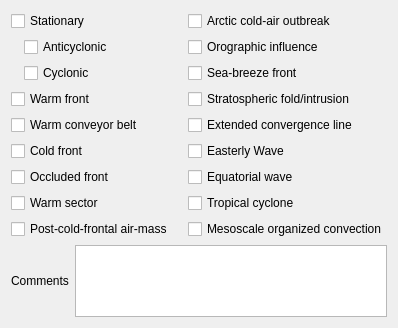
          <widget class="QWidget" name="page_4">
           <property name="geometry">
            <rect>
             <x>0</x>
             <y>0</y>
             <width>398</width>
             <height>328</height>
            </rect>
           </property>
           <attribute name="label">
            <string>Atmospheric Synoptic Features</string>
           </attribute>
           <layout class="QVBoxLayout" name="verticalLayout_15">
            <item>
             <layout class="QHBoxLayout" name="horizontalLayout_22">
              <item>
               <layout class="QVBoxLayout" name="verticalLayout_13">
                <item>
                 <widget class="QCheckBox" name="stationaryCheck">
                  <property name="text">
                   <string>Stationary</string>
                  </property>
                 </widget>
                </item>
                <item>
                 <layout class="QHBoxLayout" name="horizontalLayout_19">
                  <item>
                   <spacer name="horizontalSpacer_15">
                    <property name="orientation">
                     <enum>Qt::Horizontal</enum>
                    </property>
                    <property name="sizeType">
                     <enum>QSizePolicy::Maximum</enum>
                    </property>
                    <property name="sizeHint" stdset="0">
                     <size>
                      <width>13</width>
                      <height>17</height>
                     </size>
                    </property>
                   </spacer>
                  </item>
                  <item>
                   <widget class="QCheckBox" name="stationaryAnticyclonicCheck">
                    <property name="text">
                     <string>Anticyclonic</string>
                    </property>
                   </widget>
                  </item>
                 </layout>
                </item>
                <item>
                 <layout class="QHBoxLayout" name="horizontalLayout_20">
                  <item>
                   <spacer name="horizontalSpacer_16">
                    <property name="orientation">
                     <enum>Qt::Horizontal</enum>
                    </property>
                    <property name="sizeType">
                     <enum>QSizePolicy::Maximum</enum>
                    </property>
                    <property name="sizeHint" stdset="0">
                     <size>
                      <width>13</width>
                      <height>17</height>
                     </size>
                    </property>
                   </spacer>
                  </item>
                  <item>
                   <widget class="QCheckBox" name="stationaryCyclonicCheck">
                    <property name="text">
                     <string>Cyclonic</string>
                    </property>
                   </widget>
                  </item>
                 </layout>
                </item>
                <item>
                 <widget class="QCheckBox" name="warmFrontCheck">
                  <property name="text">
                   <string>Warm front</string>
                  </property>
                 </widget>
                </item>
                <item>
                 <widget class="QCheckBox" name="warmConveyorBeltCheck">
                  <property name="text">
                   <string>Warm conveyor belt</string>
                  </property>
                 </widget>
                </item>
                <item>
                 <widget class="QCheckBox" name="coldFrontCheck">
                  <property name="text">
                   <string>Cold front</string>
                  </property>
                 </widget>
                </item>
                <item>
                 <widget class="QCheckBox" name="occludedFrontCheck">
                  <property name="text">
                   <string>Occluded front</string>
                  </property>
                 </widget>
                </item>
                <item>
                 <widget class="QCheckBox" name="warmSectorCheck">
                  <property name="text">
                   <string>Warm sector</string>
                  </property>
                 </widget>
                </item>
                <item>
                 <widget class="QCheckBox" name="postColdFrontalAirMassCheck">
                  <property name="text">
                   <string>Post-cold-frontal air-mass</string>
                  </property>
                 </widget>
                </item>
               </layout>
              </item>
              <item>
               <layout class="QVBoxLayout" name="verticalLayout_14">
                <item>
                 <widget class="QCheckBox" name="arcticColdAirOutbreakCheck">
                  <property name="text">
                   <string>Arctic cold-air outbreak</string>
                  </property>
                 </widget>
                </item>
                <item>
                 <widget class="QCheckBox" name="orographicInfluenceCheck">
                  <property name="text">
                   <string>Orographic influence</string>
                  </property>
                 </widget>
                </item>
                <item>
                 <widget class="QCheckBox" name="seaBreezeFrontCheck">
                  <property name="text">
                   <string>Sea-breeze front</string>
                  </property>
                 </widget>
                </item>
                <item>
                 <widget class="QCheckBox" name="stratosphericFoldCheck">
                  <property name="text">
                   <string>Stratospheric fold/intrusion</string>
                  </property>
                 </widget>
                </item>
                <item>
                 <widget class="QCheckBox" name="extendedConvergenceLineCheck">
                  <property name="text">
                   <string>Extended convergence line</string>
                  </property>
                 </widget>
                </item>
                <item>
                 <widget class="QCheckBox" name="easterlyWaveCheck">
                  <property name="text">
                   <string>Easterly Wave</string>
                  </property>
                 </widget>
                </item>
                <item>
                 <widget class="QCheckBox" name="equatorialWaveCheck">
                  <property name="text">
                   <string>Equatorial wave</string>
                  </property>
                 </widget>
                </item>
                <item>
                 <widget class="QCheckBox" name="tropicalCycloneCheck">
                  <property name="text">
                   <string>Tropical cyclone</string>
                  </property>
                 </widget>
                </item>
                <item>
                 <widget class="QCheckBox" name="mesoscaleOrganizedConvectionCheck">
                  <property name="text">
                   <string>Mesoscale organized convection</string>
                  </property>
                 </widget>
                </item>
               </layout>
              </item>
             </layout>
            </item>
            <item>
             <layout class="QHBoxLayout" name="horizontalLayout_21">
              <item>
               <widget class="QLabel" name="label_16">
                <property name="text">
                 <string>Comments</string>
                </property>
               </widget>
              </item>
              <item>
               <widget class="QTextEdit" name="AFOtherTextBox">
                <property name="maximumSize">
                 <size>
                  <width>16777215</width>
                  <height>75</height>
                 </size>
                </property>
               </widget>
              </item>
             </layout>
            </item>
           </layout>
          </widget>
